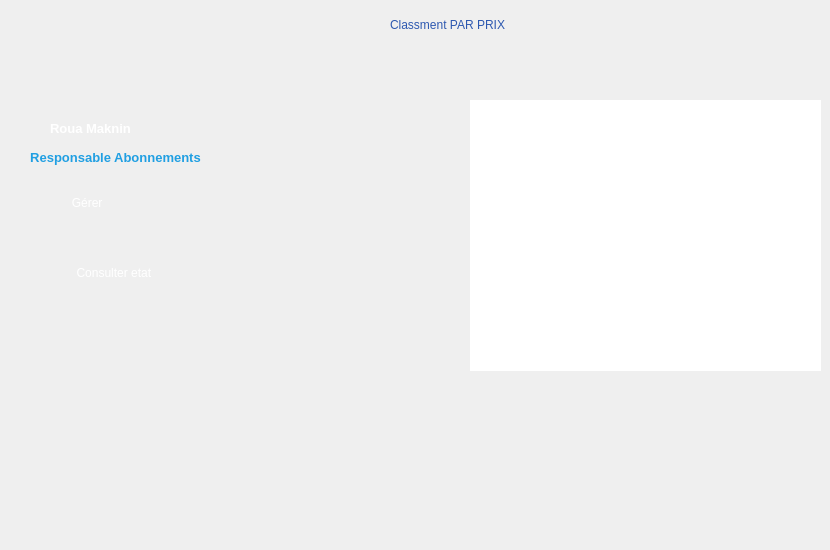
    <widget class="QWidget" name="ConsClass">
     <widget class="QLabel" name="label_71">
      <property name="geometry">
       <rect>
        <x>60</x>
        <y>9</y>
        <width>101</width>
        <height>101</height>
       </rect>
      </property>
      <property name="styleSheet">
       <string notr="true">border-image: url(:/img/img/avatar.png);</string>
      </property>
      <property name="text">
       <string/>
      </property>
     </widget>
     <widget class="QLabel" name="nom_prenom_44">
      <property name="geometry">
       <rect>
        <x>50</x>
        <y>121</y>
        <width>131</width>
        <height>16</height>
       </rect>
      </property>
      <property name="styleSheet">
       <string notr="true">

background-color: transparent;
font: 6pt &quot;Segoe UI Historic&quot;;
color: rgb(255, 255, 255);
background: none;
border: none;
background-repeat: none;
</string>
      </property>
      <property name="text">
       <string>&lt;html&gt;&lt;head/&gt;&lt;body&gt;&lt;p&gt;&lt;span style=&quot; font-size:10pt; font-weight:600;&quot;&gt;Roua Maknin&lt;/span&gt;&lt;/p&gt;&lt;/body&gt;&lt;/html&gt;</string>
      </property>
     </widget>
     <widget class="QLabel" name="ajout_20">
      <property name="geometry">
       <rect>
        <x>390</x>
        <y>9</y>
        <width>331</width>
        <height>31</height>
       </rect>
      </property>
      <property name="styleSheet">
       <string notr="true">

background-color: transparent;
	font:15pt &quot;Segoe UI Historic&quot;;
	color: rgb(45, 88, 176);
	
	
background: none;
border: none;
background-repeat: none;
</string>
      </property>
      <property name="text">
       <string>Classment PAR PRIX</string>
      </property>
     </widget>
     <widget class="QPushButton" name="b2_44">
      <property name="geometry">
       <rect>
        <x>-10</x>
        <y>259</y>
        <width>251</width>
        <height>28</height>
       </rect>
      </property>
      <property name="cursor">
       <cursorShape>PointingHandCursor</cursorShape>
      </property>
      <property name="styleSheet">
       <string notr="true">

background-color: transparent;
	font: 10pt &quot;Segoe UI Historic&quot;;
	color: rgb(255, 255, 255);
background: none;
border: none;
background-repeat: none;
</string>
      </property>
      <property name="text">
       <string>Consulter etat </string>
      </property>
      <property name="autoDefault">
       <bool>false</bool>
      </property>
     </widget>
     <widget class="QLabel" name="selected_32">
      <property name="geometry">
       <rect>
        <x>240</x>
        <y>260</y>
        <width>101</width>
        <height>91</height>
       </rect>
      </property>
      <property name="styleSheet">
       <string notr="true">
background-color: transparent;
background: none;
	border-image: url(:/img/img/selected.png);
border: none;
background-repeat: none;
</string>
      </property>
      <property name="text">
       <string/>
      </property>
     </widget>
     <widget class="QLabel" name="fonction_44">
      <property name="geometry">
       <rect>
        <x>20</x>
        <y>150</y>
        <width>191</width>
        <height>16</height>
       </rect>
      </property>
      <property name="styleSheet">
       <string notr="true">

background-color: transparent;
font: 5pt &quot;Segoe UI Historic&quot;;
color:rgb(32, 159, 226);
background: none;
border: none;
background-repeat: none;
</string>
      </property>
      <property name="text">
       <string>&lt;html&gt;&lt;head/&gt;&lt;body&gt;&lt;p align=&quot;center&quot;&gt;&lt;span style=&quot; font-size:10pt; font-weight:600;&quot;&gt;Responsable Abonnements&lt;/span&gt;&lt;/p&gt;&lt;/body&gt;&lt;/html&gt;</string>
      </property>
     </widget>
     <widget class="QPushButton" name="icon4_29">
      <property name="geometry">
       <rect>
        <x>250</x>
        <y>40</y>
        <width>91</width>
        <height>91</height>
       </rect>
      </property>
      <property name="cursor">
       <cursorShape>PointingHandCursor</cursorShape>
      </property>
      <property name="styleSheet">
       <string notr="true">
border-image: url(:/img/img/icon-stat.png);
background-color: transparent;
background: none;
border: none;
background-repeat: none;
</string>
      </property>
      <property name="text">
       <string/>
      </property>
     </widget>
     <widget class="QLabel" name="selected2_41">
      <property name="geometry">
       <rect>
        <x>0</x>
        <y>249</y>
        <width>221</width>
        <height>51</height>
       </rect>
      </property>
      <property name="styleSheet">
       <string notr="true">
background-color: transparent;
background: none;
	border-image: url(:/img/img/selected2.png);
border: none;
background-repeat: none;
</string>
      </property>
      <property name="text">
       <string/>
      </property>
     </widget>
     <widget class="QPushButton" name="icon3_26">
      <property name="geometry">
       <rect>
        <x>250</x>
        <y>260</y>
        <width>91</width>
        <height>91</height>
       </rect>
      </property>
      <property name="cursor">
       <cursorShape>PointingHandCursor</cursorShape>
      </property>
      <property name="styleSheet">
       <string notr="true">
background-color: transparent;
	border-image: url(:/img/img/icon-class.png);
background: none;
border: none;
background-repeat: none;
</string>
      </property>
      <property name="text">
       <string/>
      </property>
     </widget>
     <widget class="QPushButton" name="b1_44">
      <property name="geometry">
       <rect>
        <x>-10</x>
        <y>189</y>
        <width>181</width>
        <height>28</height>
       </rect>
      </property>
      <property name="styleSheet">
       <string notr="true">

background-color: transparent;
	font: 10pt &quot;Segoe UI Historic&quot;;
	color: rgb(255, 255, 255);
background: none;
border: none;
background-repeat: none;
</string>
      </property>
      <property name="text">
       <string>     Gérer </string>
      </property>
      <property name="autoDefault">
       <bool>false</bool>
      </property>
     </widget>
     <widget class="QLabel" name="ar_58">
      <property name="geometry">
       <rect>
        <x>220</x>
        <y>0</y>
        <width>151</width>
        <height>541</height>
       </rect>
      </property>
      <property name="styleSheet">
       <string notr="true">

background-color: transparent;
	border-image: url(:/img/img/bg.png);

background: none;
border: none;
background-repeat: none;
</string>
      </property>
      <property name="text">
       <string/>
      </property>
     </widget>
     <widget class="QLabel" name="ar_60">
      <property name="geometry">
       <rect>
        <x>540</x>
        <y>140</y>
        <width>20</width>
        <height>161</height>
       </rect>
      </property>
      <property name="styleSheet">
       <string notr="true">

background-color: transparent;
border-image: url(:/img/img/bg2.png);
background: none;
border: none;
background-repeat: none;
</string>
      </property>
      <property name="text">
       <string/>
      </property>
     </widget>
     <widget class="QLabel" name="ar_61">
      <property name="geometry">
       <rect>
        <x>640</x>
        <y>140</y>
        <width>20</width>
        <height>161</height>
       </rect>
      </property>
      <property name="styleSheet">
       <string notr="true">

background-color: transparent;
border-image: url(:/img/img/bg2.png);
background: none;
border: none;
background-repeat: none;
</string>
      </property>
      <property name="text">
       <string/>
      </property>
     </widget>
     <widget class="QLabel" name="ar_62">
      <property name="geometry">
       <rect>
        <x>450</x>
        <y>140</y>
        <width>20</width>
        <height>161</height>
       </rect>
      </property>
      <property name="styleSheet">
       <string notr="true">

background-color: transparent;
border-image: url(:/img/img/bg2.png);
background: none;
border: none;
background-repeat: none;
</string>
      </property>
      <property name="text">
       <string/>
      </property>
     </widget>
     <widget class="QTableView" name="tableView_2">
      <property name="geometry">
       <rect>
        <x>470</x>
        <y>100</y>
        <width>351</width>
        <height>271</height>
       </rect>
      </property>
      <property name="styleSheet">
       <string notr="true">background-color: transparent;
background: none;
border: none;
background-repeat: none;</string>
      </property>
     </widget>
     <widget class="QPushButton" name="b2_20">
      <property name="geometry">
       <rect>
        <x>10</x>
        <y>360</y>
        <width>251</width>
        <height>28</height>
       </rect>
      </property>
      <property name="cursor">
       <cursorShape>PointingHandCursor</cursorShape>
      </property>
      <property name="styleSheet">
       <string notr="true">

background-color: transparent;
	font: 10pt &quot;Segoe UI Historic&quot;;
	color: rgb(255, 255, 255);
background: none;
border: none;
background-repeat: none;
</string>
      </property>
      <property name="text">
       <string/>
      </property>
      <property name="autoDefault">
       <bool>false</bool>
      </property>
     </widget>
     <zorder>selected2_41</zorder>
     <zorder>ar_58</zorder>
     <zorder>label_71</zorder>
     <zorder>nom_prenom_44</zorder>
     <zorder>ajout_20</zorder>
     <zorder>b2_44</zorder>
     <zorder>selected_32</zorder>
     <zorder>fonction_44</zorder>
     <zorder>icon4_29</zorder>
     <zorder>icon3_26</zorder>
     <zorder>b1_44</zorder>
     <zorder>ar_60</zorder>
     <zorder>ar_61</zorder>
     <zorder>ar_62</zorder>
     <zorder>tableView_2</zorder>
     <zorder>b2_20</zorder>
    </widget>
